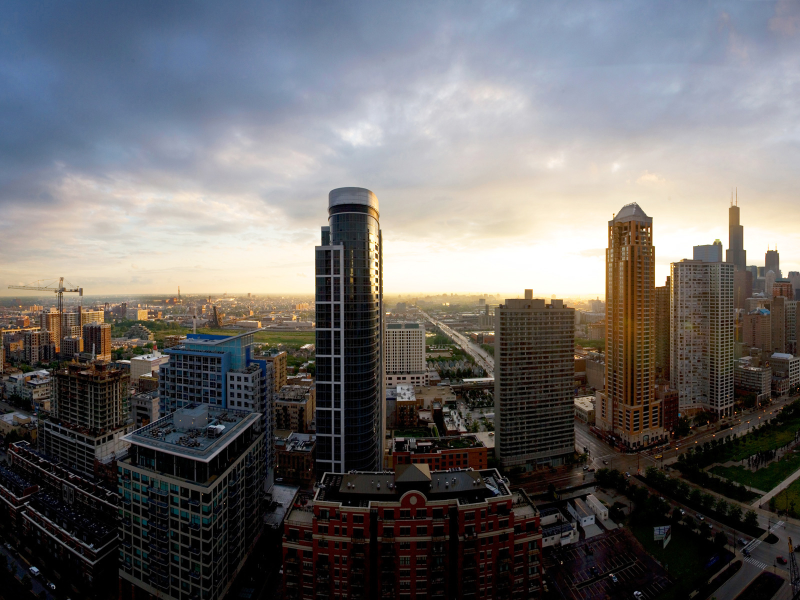
#> input picture Görüntü_İşleme/text_print/image.jpg, 1600 x 1200 px (shown at 1/2 size)
$ python text_print.py
#> lines starting #> are read from the running program, lines starting #| are printed output that depends on the picture

import cv2

image = cv2.imread('image.jpg', 1)
#> image is the input picture: shape (1200, 1600, 3); mean B, G, R 105.2, 104.8, 106.7
"""
image_2 =cv2.resize(image, (900, 1200))
"""

print("Fotoğraf boyutu :", image.shape)
#| Fotoğraf boyutu : (1200, 1600, 3)

##########
""" line : çizgi """
##########

cv2.line(image, (0, 300), (400, 600), (100, 160, 100), 5)

##########
""" rectangle : dikdörtgen """
##########
"""
cv2.rectangle(image, (350, 200), (900, 700), (150, 0, 100), 4)
"""

###########
""" to steam : buğulamak """
###########
"""
cv2.rectangle(image, (350, 200), (900, 700), (150, 0, 100), cv2.FILLED)
"""

##########
""" circle : çember """
##########

cv2.circle(image, (650, 400), 250, (0, 100, 150), 4)
""" 250 = çap """

#########
""" text """
#########

cv2.putText(image, 'artificial_intelligence', (450, 300), cv2.FONT_ITALIC, 1, (255, 255 ,255), 3)
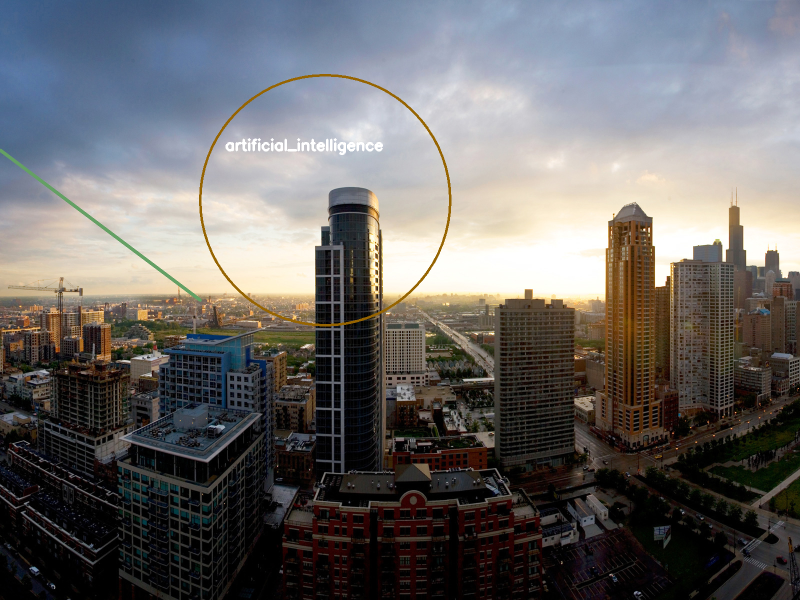
#> image: shape (1200, 1600, 3) (shown at 1/2 size); mean B, G, R 104.4, 104.6, 106.5

cv2.imshow('Foto_kayit',image)
cv2.waitKey()
